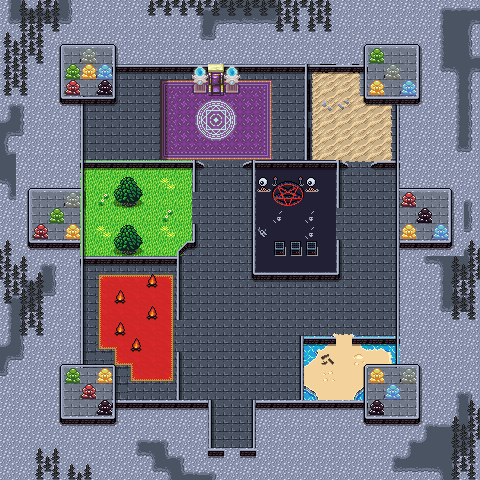

Below is a game level as drawn by its tile map, then a one-line description and the .tmx that defines it (tile-layer data replaced by summaries):
An orthogonal 30x30 tile map with 16x16 px tiles, 5 tile layers (toggle, Collision, Background, Walls, ...), 5 tilesets and 34 objects (dialog).

<map version="1.10" tiledversion="1.11.2" orientation="orthogonal" renderorder="right-down" width="30" height="30" tilewidth="16" tileheight="16" infinite="0" nextlayerid="9" nextobjectid="101">
 <editorsettings>
  <export target="wastetown..tmx" format="tmx" />
 </editorsettings>
 <properties>
  <property name="dungeonEffect" value="{&quot;startBattleWithCard&quot;: [ &quot;Obelisk of Alara&quot;, &quot;Armillary Sphere&quot; ]}" />
 </properties>
 <tileset firstgid="1" source="../../../../common/maps/tileset/main.tsx" />
 <tileset firstgid="10113" source="../../../../common/maps/tileset/buildings.tsx" />
 <tileset firstgid="11905" source="../../../../common/maps/tileset/dungeon/dungeon_bis.tsx" />
 <tileset firstgid="28289" source="../../../../common/maps/tileset/dungeon/DarkAbbeyTiles.tsx" />
 <tileset firstgid="28319" source="../../../../common/maps/tileset/main-nocollide.tsx" />
 <layer id="8" name="toggle" width="30" height="30">
  <data>[900 cells, 28 non-empty, 11 distinct tile ids]</data>
 </layer>
 <layer id="6" name="Collision" width="30" height="30">
  <data>[900 cells, 474 non-empty, 18 distinct tile ids]</data>
 </layer>
 <layer id="1" name="Background" width="30" height="30">
  <data>[900 cells, 686 non-empty, 38 distinct tile ids]</data>
 </layer>
 <layer id="2" name="Walls" width="30" height="30">
  <data>[900 cells, 522 non-empty, 76 distinct tile ids]</data>
 </layer>
 <layer id="3" name="Clutter" width="30" height="30">
  <properties>
   <property name="spriteLayer" type="bool" value="true" />
  </properties>
  <data>[900 cells, 305 non-empty, 67 distinct tile ids]</data>
 </layer>
 <objectgroup id="4" name="Objects">
  <object id="38" template="../../../../common/maps/obj/entry_up.tx" x="210" y="447.167" width="48" height="22.75">
   <properties>
    <property name="teleport" value="" />
   </properties>
  </object>
  <object id="52" template="../../../../common/maps/obj/gold.tx" x="338" y="89.5" />
  <object id="53" template="../../../../common/maps/obj/enemy.tx" x="278.5" y="214.5">
   <properties>
    <property name="defeatDialog">[
   {
   "action": [
      {"advanceMapFlag":"enemiesDefeated"},
      {"deleteMapObject": -1}
    ]
   }
]</property>
    <property name="effect" value="{&quot;startBattleWithCard&quot;: [&quot;Crumbling Necropolis|ALA&quot;, &quot;Demon's Herald|ALA&quot;, &quot;Executioner's Capsule|ALA&quot;, &quot;Unscythe, Killer of Kings|ARB&quot;, &quot;Grixis Grimblade|ARB&quot;]}" />
    <property name="enemy" value="Sedris" />
    <property name="spawn.Easy" type="bool" value="false" />
    <property name="spawn.Normal" type="bool" value="false" />
    <property name="threatRange" type="int" value="0" />
   </properties>
  </object>
  <object id="54" template="../../../../common/maps/obj/enemy.tx" x="188.501" y="219.083" width="16" height="20">
   <properties>
    <property name="enemy" value="Mayael" />
    <property name="threatRange" type="int" value="0" />
   </properties>
  </object>
  <object id="55" template="../../../../common/maps/obj/enemy.tx" x="348.333" y="129.167">
   <properties>
    <property name="defeatDialog">[
   {
   "action": [
      {"advanceMapFlag":"enemiesDefeated"},
      {"deleteMapObject": -1}
    ]
   }
]</property>
    <property name="effect" value="{&quot;startBattleWithCard&quot;: [&quot;Seaside Citadel|ALA&quot;, &quot;Angel's Herald|ALA&quot;, &quot;Angelic Benediction|ALA&quot;, &quot;Dispeller's Capsule|ALA&quot;, &quot;Bant Sureblade|ARB&quot;]}" />
    <property name="enemy" value="Rafiq" />
    <property name="spawn.Easy" type="bool" value="false" />
    <property name="spawn.Normal" type="bool" value="false" />
    <property name="threatRange" type="int" value="0" />
   </properties>
  </object>
  <object id="56" template="../../../../common/maps/obj/enemy.tx" x="172.167" y="342.833" width="16" height="20">
   <properties>
    <property name="enemy" value="Kresh" />
    <property name="threatRange" type="int" value="0" />
   </properties>
  </object>
  <object id="57" template="../../../../common/maps/obj/enemy.tx" x="334.833" y="346.667" width="16" height="20">
   <properties>
    <property name="enemy" value="Sen Triplets" />
    <property name="threatRange" type="int" value="0" />
   </properties>
  </object>
  <object id="58" template="../../../../common/maps/obj/gold.tx" x="86.333" y="282.667" />
  <object id="60" template="../../../../common/maps/obj/manashards.tx" x="376.75" y="362" />
  <object id="61" template="../../../../common/maps/obj/manashards.tx" x="248.75" y="89" />
  <object id="62" template="../../../../common/maps/obj/manashards.tx" x="170.25" y="89.75" />
  <object id="63" template="../../../../common/maps/obj/booster.tx" x="280" y="121">
   <properties>
    <property name="reward">[
  {
    "editions": [ "ALA" ],
    "type": "card",
    "count": 10,
    "rarity": [ "Common" ]
  },
  {
    "editions": [ "ALA" ],
    "type": "card",
    "count": 3,
    "rarity": [ "Uncommon" ]
  },
  {
    "editions": [ "ALA" ],
    "type": "card",
    "count": 1,
    "rarity": [ "Rare", "Mythic Rare" ]
  }
]
</property>
   </properties>
  </object>
  <object id="65" template="../../../../common/maps/obj/gold.tx" x="319.75" y="182" />
  <object id="72" template="../../../../common/maps/obj/enemy.tx" x="208.203" y="125.343">
   <properties>
    <property name="effect">{"startBattleWithCard": ["Kaleidostone|CON", "Manaforce Mace|CON", "Maelstrom Nexus|ARB", "Exotic Orchard|CON" 
]}</property>
    <property name="enemy" value="Child of Alara" />
    <property name="spawn.Easy" type="bool" value="false" />
    <property name="spawn.Normal" type="bool" value="false" />
    <property name="speedModifier" type="float" value="30" />
    <property name="threatRange" type="int" value="20" />
   </properties>
  </object>
  <object id="73" name="Ward" type="dialog" gid="28296" x="199.5" y="177.75" width="48" height="16">
   <properties>
    <property name="dialog">[
	{
		"text": "A translucent, shimmering barrier blocks your path.",
		"options": [
			{ "name": "Leave" },
			{
				"name": "Place your hand on the barrier",
				"text": "The barrier fades into infinity before you.",
				"action": [
					{ "deleteMapObject": -1 },
					{ "deleteMapObject": 89 }
				],
				"condition": [
					{
						"getMapFlag": {
							"key": "enemiesDefeated",
							"op": "&gt;=",
							"val": 5
						}
					}
				]
			}
		]
	}
]</property>
   </properties>
  </object>
  <object id="74" template="../../../../common/maps/obj/enemy.tx" x="328.864" y="233.818">
   <properties>
    <property name="enemy" value="Thraximundar" />
    <property name="speedModifier" type="float" value="20" />
    <property name="threatRange" type="int" value="10" />
   </properties>
  </object>
  <object id="75" template="../../../../common/maps/obj/enemy.tx" x="352.5" y="173">
   <properties>
    <property name="enemy" value="Jenara" />
    <property name="threatRange" type="int" value="0" />
   </properties>
  </object>
  </objectgroup>
</map>
<!-- 17 of 34 objects omitted -->
